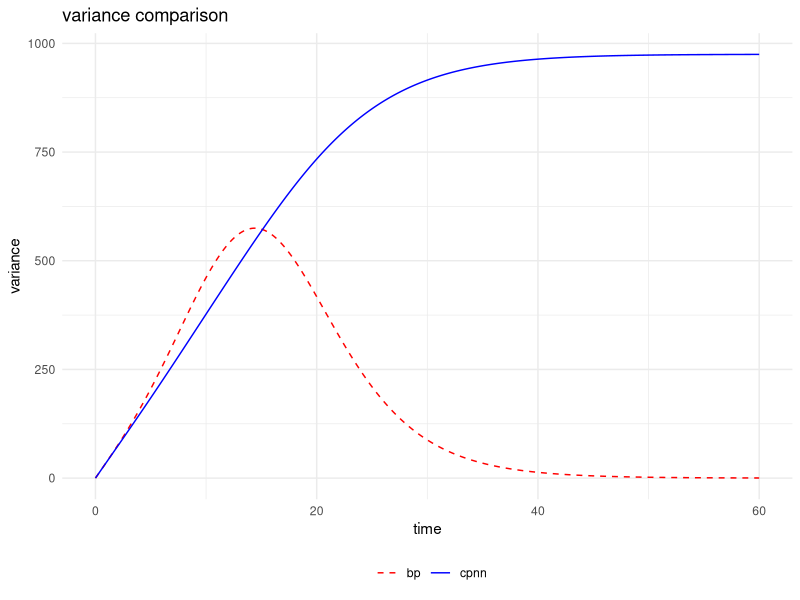
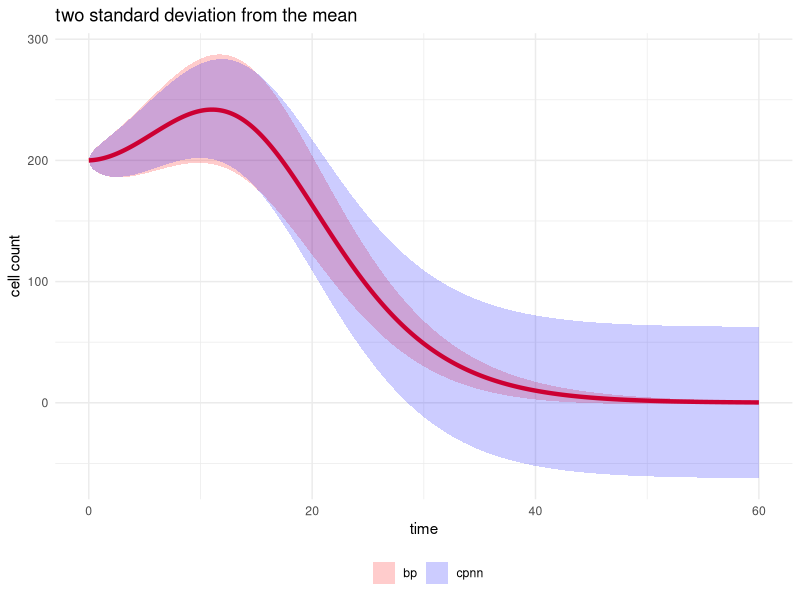

Write R code to recreate these figures, in order. (Note: this script raises an error after producing the figures.)
library(ggplot2)
s0.true <- 200
r.true <- 0.2

p1.true <- 0.5
c1.true <- 0.005
m1.true <- 4

p2.true <- 0.2
c2.true <- 0.01
m2.true <- 12

p1.func <- function(t){
  p1.prob <- p1.true/(1+c1.true*(t-m1.true)^2)
  return(p1.prob)
}

p2.func <- function(t){
  p2.prob <- p2.true/(1+c2.true*(t-m2.true)^2)
  return(p2.prob)
}

p3.func <- function(t){
  p3.prob <- 1- p1.true/(1+c1.true*(t-m1.true)^2)-p2.true/(1+c2.true*(t-m2.true)^2)
  return(p3.prob)
}

int.p1.func <- function(t){
  (p1.true/sqrt(c1.true))*(atan(sqrt(c1.true)*(t-m1.true))+atan(sqrt(c1.true)*m1.true))
}

int.p2.func <- function(t){
  (p2.true/sqrt(c2.true))*(atan(sqrt(c2.true)*(t-m2.true))+atan(sqrt(c2.true)*m2.true))
}

int.p3.func <- function(t){
  t-int.p1.func(t) - int.p2.func(t)
}


# sc.mean <- function(t){
#   integrand <- function(x){
#     p1.func(x) - p3.func(x)
#   }
#   integral.out <- integrate(integrand, 0, t)$value
#   return(as.numeric(s0.true*exp(r.true*integral.out)))
# }

sc.mean <- function(t){
  s0.true*exp(r.true*(int.p1.func(t)-int.p3.func(t)))
}

sc.var.cnpp <- function(t){
  integrand <- function(x){
    (p1.func(x) + p3.func(x)) * r.true * sapply(x, sc.mean)
  }
  integral.out <- integrate(integrand, 0, t)$value
  return(integral.out)
}

sc.var.bp <- function(t) {
  A <- exp(2*r.true*(int.p1.func(t)-int.p3.func(t)))
  integrand_B <- function(x){
    (p1.func(x) + p3.func(x))*exp(-r.true*(int.p1.func(x)-int.p3.func(x)))
  }
  B <- integrate(integrand_B, lower = 0, upper = t)$value
  return(s0.true*r.true*A * B)
}

# sc.var.bp <- function(t) {
#   integrand_A <- function(u) {
#     2 * r.true * (p1.func(u) - p3.func(u))
#   }
#   A <- exp(integrate(integrand_A, lower = 0, upper = t)$value)
#   
#   integrand_B <- function(u_vec) {
#     sapply(u_vec, function(u) {
#       inner_exp_integrand <- function(v) {
#         p1.func(v) - p3.func(v)
#       }
#       inner_int <- integrate(inner_exp_integrand, lower = 0, upper = u)$value
#       
#       (p1.func(u) + p3.func(u)) * r.true * s0.true * exp(-r.true * inner_int)
#     })
#   }
#   
#   B <- integrate(integrand_B, lower = 0, upper = t)$value
#   # result: A(t) * B(t)
#   return(A * B)
# }

time.input <- seq(0, 60, by = 0.1)

mean.output <- sapply(time.input, sc.mean)
var.cpnn.output <- sapply(time.input, sc.var.cnpp)
var.bp.output <- sapply(time.input, sc.var.bp)

theoretical.dat <- data.frame(time = time.input,
                              mean = mean.output,
                              var.cpnn = var.cpnn.output,
                              var.bp = var.bp.output)

ggplot(theoretical.dat) +
  geom_line(aes(x = time, y = var.bp, col = "bp"), linetype = "dashed") +
  geom_line(aes(x = time, y = var.cpnn, col = "cpnn")) +
  labs(x = "time", y = "variance", title = "variance comparison", color = "") +
  scale_color_manual(values = c("cpnn" = "blue", "bp" = "red")) +
  theme_minimal() + theme(legend.position = "bottom")

ggplot(theoretical.dat) +
  geom_line(data = theoretical.dat, aes(x = time, y = mean), 
            col = "red", linewidth = 1.5) +
  geom_ribbon(data = theoretical.dat, 
              aes(x = time, ymax = mean + 2*sqrt(var.bp), 
                  ymin = mean-2*sqrt(var.bp),fill = "bp"),
              alpha = 0.2) +
  geom_ribbon(data = theoretical.dat, 
              aes(x = time, ymax = mean + 2*sqrt(var.cpnn), 
                  ymin = mean-2*sqrt(var.cpnn),fill = "cpnn"),
              alpha = 0.2)+
  labs(x = "time", y = "cell count", title = "two standard deviation from the mean", fill = "") +
  scale_fill_manual(values = c("cpnn" = "blue", "bp" = "red")) +
  theme_minimal() + theme(legend.position = "bottom")


# Simulation set-up
min_p_t <- 0.0001
max_it <- 50000
seed0 <- 922125
t_max <- 100
reps <- 100

f_t1 <- function(t, c1, m1) {
  1 / (1 + c1 * (t - m1)^2)
}

f_t2 <- function(t, c2, m2) {
  1 / (1 + c2 * (t - m2)^2)
}

probs_t <- function(t, p1, p2, c1, c2, m1, m2) {
  f1t <- f_t1(t, c1, m1)
  f2t <- f_t2(t, c2, m2)
  
  p1t <- p1 * f1t
  p2t <- p2 * f2t
  p3t <- 1 - p1t - p2t
  
  if (any(p3t < 0)) warning("Some p3(t) values are negative — check parameters!")
  
  cbind(p1t, p2t, p3t)
}

# Simulate data
set.seed(seed0)

sim.markov <- data.frame(reps = numeric(), time = numeric(), sc = numeric(), ec = numeric())

for (i in 1:reps) {
  sc.current <- s0.true
  ec.current <- dc.current <- time.current <- 0
  sc.steps <- c(s0.true)
  ec.steps <- c(ec.current)
  dc.steps <- c(dc.current)
  time.steps <- c(time.current)
  itnum <- 0
  while (sc.current > 0) {
    itnum <- itnum + 1
    time.current <- time.current + rexp(1, rate = r.true*sc.current)
    probs <- probs_t(t = time.current, p1 = p1.true, p2 = p2.true, 
                     c1 = c1.true, c2 = c2.true,
                     m1 = m1.true, m2 = m2.true)
    
    if ((sum(probs < min_p_t) > 0 | (itnum > max_it))) {
      cat(q_t, "\n")
      break
    }
    if (sum(probs) > 1) {
      probs <- probs/sum(probs)
    }
    event_type <- sample(1:3, 1, prob=probs)
    switch(event_type,
           "1" = {
             sc.current <- sc.current + 1
             ec.current <- ec.current
           },
           "2" = {
             sc.current <- sc.current
             ec.current <- ec.current + 1
           },
           "3" = {
             sc.current <- sc.current - 1
             ec.current <- ec.current + 2
           })
    sc.steps <- c(sc.steps, sc.current)
    ec.steps <- c(ec.steps, ec.current)
    time.steps <- c(time.steps, time.current)
  }
  sim.markov <- rbind(sim.markov,cbind(reps = rep(i, length(sc.steps)), time.steps, sc.steps, ec.steps))
}

index.test <- sample(1:100, size = 1) # test the optimization on one replications
index.test
sim.markov %>% filter(reps == index.test) %>%
  ggplot() +
  geom_point(aes(x = time.steps, y = ec.steps, col = "differentiated cell"), alpha = 0.5)+
  geom_point(aes(x = time.steps, y = sc.steps, col = "stem cell"), alpha = 0.5)+
  labs(x = "time (in hours)", y = "cell counts", color = "",
       title = "Simulated cell counts")+
  scale_color_manual(values = c("differentiated cell" = "skyblue3",
                                "stem cell" = "indianred1",
                                "expected differentiated cell" = "navy",
                                "expected stem cell" = "brown4")) +
  theme_classic() +
  theme(legend.position = "bottom",
        plot.title = element_text(size = 14),
        axis.text.x = element_text(size = 14),
        axis.title.x = element_text(size = 14),
        axis.text.y = element_text(size = 14),
        axis.title.y = element_text(size = 14),
        legend.text = element_text(size = 13))

sim.markov %>% filter(reps <= 50) %>% filter(time.steps <= 60) %>%
  ggplot() +
  geom_point(aes(x = time.steps, y = sc.steps), size = 0.2, alpha = 0.05)+
  geom_line(data = theoretical.dat, aes(x = time, y = mean), 
            col = "red", linewidth = 1.5) +
  geom_ribbon(data = theoretical.dat, 
              aes(x = time, ymax = mean + 2*sqrt(var.bp), ymin = mean-2*sqrt(var.bp)),
              fill = "red", alpha = 0.3) +
  # geom_ribbon(data = theoretical.dat, 
  #             aes(x = time, ymax = mean + 2*sqrt(var.cpnn), ymin = mean-2*sqrt(var.cpnn)),
  #             fill = "blue", alpha = 0.2) +
  labs(x = "time", y = "cell counts", title = "BP simulated cell counts",
       subtitle = "theoretical mean and bp variance") +
  theme_minimal() 

sim.markov %>% filter(reps <= 50) %>% filter(time.steps <= 60) %>%
  ggplot() +
  geom_point(aes(x = time.steps, y = sc.steps), size = 0.2, alpha = 0.05)+
  geom_line(data = theoretical.dat, aes(x = time, y = mean), 
            col = "red", linewidth = 1.5) +
  # geom_ribbon(data = theoretical.dat, 
  #             aes(x = time, ymax = mean + 2*sqrt(var.bp), ymin = mean-2*sqrt(var.bp)),
  #             fill = "red", alpha = 0.3) +
  geom_ribbon(data = theoretical.dat,
              aes(x = time, ymax = mean + 2*sqrt(var.cpnn), ymin = mean-2*sqrt(var.cpnn)),
              fill = "blue", alpha = 0.3) +
  labs(x = "time", y = "cell counts", title = "BP simulated cell counts",
       subtitle = "theoretical mean and cpnn variance") +
  theme_minimal() 

tms <- seq(0, 60, by = 5)

dat <- data.frame(reps = numeric(), time = numeric(), sc = numeric(), ec = numeric(),
                  time.collected = numeric())

for (i in 1:50) {
  subset <- sim.markov %>% filter(reps == i)
  for (j in 2:length(tms)) {
    time.before <- tms[j-1]
    time.collected <- tms[j]
    if (sum(subset$time <= time.collected  & subset$time > time.before) == 0){
      # dat[nrow(dat)+1, ] <- c(dat[nrow(dat), 1:4], time.collected)
      dat <- dat
    } else{
      ind <- max(which(subset$time <= time.collected  & subset$time > time.before))
      dat <- rbind(dat, cbind(subset[ind,], time.collected))
    }
    
  }
}
ggplot() +
  # geom_point(data = dat, aes(x = time.collected, y = ec.steps, col = "differentiated cell"), alpha = 0.5)+
  geom_point(data = dat, aes(x = time.steps, y = sc.steps), alpha = 0.5)+
  # geom_point(data = theo.dat, aes(x = time.steps, y = ec.steps, col = "expected differentiated cell"))+
  geom_point(data = theoretical.dat, aes(x = time, y = mean, col = "expected stem cell"))+
  # geom_line(data = theo.dat, aes(x = time.steps, y = ec.steps, col = "expected differentiated cell"))+
  # geom_line(data = theo.dat, aes(x = time.steps, y = sc.steps, col = "expected stem cell"))+
  geom_ribbon(data = theoretical.dat, aes(x = time,
                                   ymin = mean-2*sqrt(var.bp),
                                   ymax = mean+2*sqrt(var.bp)), fill = "red", alpha = 0.25)+
  geom_ribbon(data = theoretical.dat, aes(x = time,
                                          ymin = mean-2*sqrt(var.cpnn),
                                          ymax = mean+2*sqrt(var.cpnn)), fill = "blue", alpha = 0.25)+
  # geom_ribbon(data = theo.dat, aes(x = time.steps, ymin = ec.steps-1.96*sqrt(ec.var),
  #                                  ymax = ec.steps+1.96*sqrt(ec.var)), color = "gray", alpha = 0.25)+
  labs(x = "time (in hours)", y = "cell counts", color = "",
       title = "Simulated cell counts")+
  scale_color_manual(values = c("differentiated cell" = "skyblue3",
                                "stem cell" = "indianred1",
                                "expected differentiated cell" = "navy",
                                "expected stem cell" = "brown4")) +
  theme_classic() +
  theme(legend.position = "bottom",
        plot.title = element_text(size = 14),
        axis.text.x = element_text(size = 14),
        axis.title.x = element_text(size = 14),
        axis.text.y = element_text(size = 14),
        axis.title.y = element_text(size = 14),
        legend.text = element_text(size = 13))

